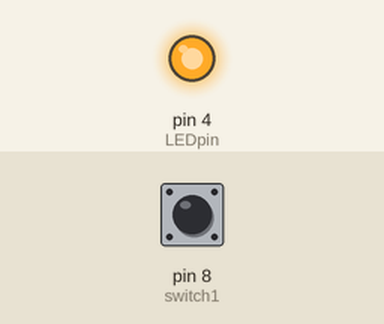
Recording of a sketch running on a simulated Arduino Uno, built with avr-gcc and run on an emulated ATmega328P. On the bench: output pins drawn as LEDs (lit = HIGH). The test bench sets the inputs (shaded band); at power-on: pin 8 (switch1) HIGH.

Above: at 1.2 s.
1.3 s: pin 8 (switch1) pulled LOW for 0.15 s
At 1.37 s:
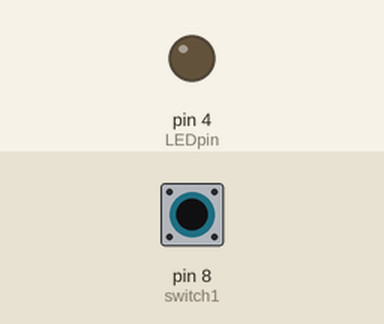
2.9 s: pin 8 (switch1) pulled LOW for 3.2 s
At 6.5 s:
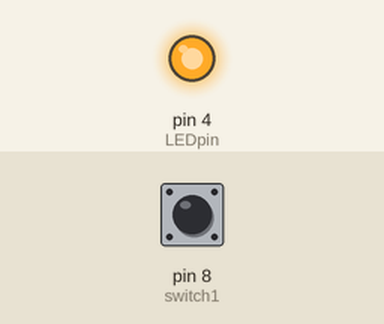
Timing chart, 0 to 8.0 s (numbered marks = the images above; inputs shaded):
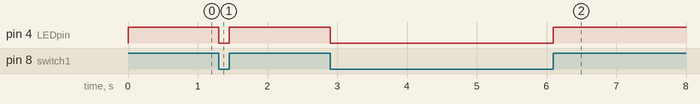

Measured:
- after the input at 1.3 s, pin 4 (LEDpin): HIGH → LOW at once, → HIGH 0.15 s later
- after the input at 2.9 s, pin 4 (LEDpin): HIGH → LOW at once, → HIGH 3.2 s later

The sketch:

switch_test1.ino
```cpp
int switch1= 8;
int LEDpin= 4;
int reading;
void setup() {
  // put your setup code here, to run once:
pinMode(LEDpin, OUTPUT);
}

void loop() {
  // put your main code here, to run repeatedly:
reading = digitalRead(switch1);
digitalWrite(LEDpin, reading);
}
```
